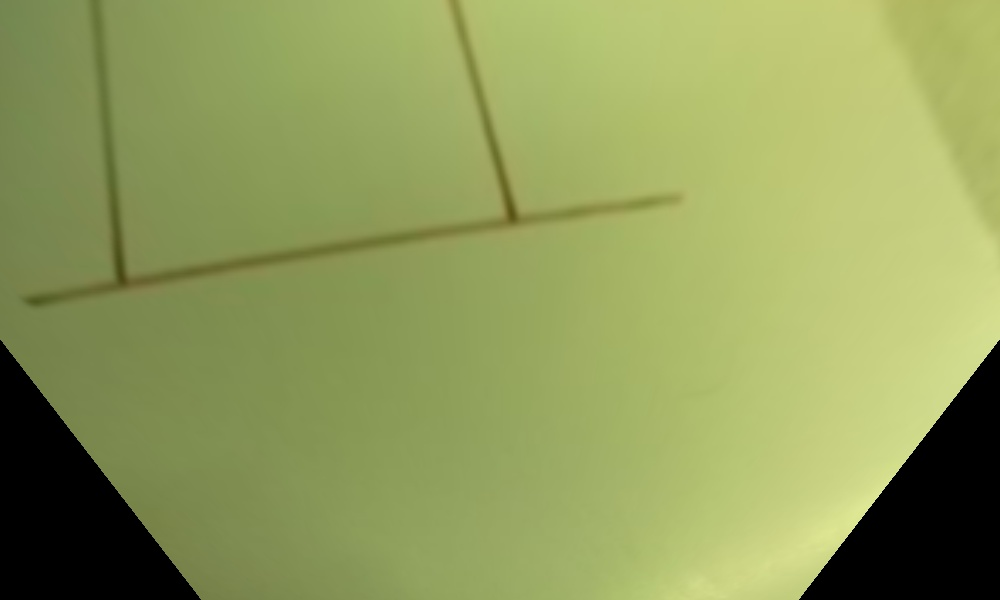
#> input picture src/parking_test_image/parking.jpg, 1000 x 600 px, found by its file name
$ jupyter execute --allow-errors Untitled.ipynb
#> lines starting #> are read from the running program, lines starting #| are printed output that depends on the picture; after the words box and inside, x2 and y2 are one past the last pixel; in counts of white or black regions, pixels touching at a corner belong together
[cell 1]
import cv2
import numpy as np
import matplotlib.image as mpimg
import matplotlib.pyplot as plt

image = cv2.imread('parking.jpg')
#> image is the input picture: shape (600, 1000, 3); mean B, G, R 90.6, 156.2, 143.9

hsv = cv2.cvtColor(image, cv2.COLOR_BGR2HSV)
#> hsv: shape (600, 1000, 3); mean H, S, V 33.1, 99.9, 156.2

lower_red = np.array([20,20,50])
upper_red = np.array([255,255,180])

mask = cv2.inRange(hsv, lower_red, upper_red)
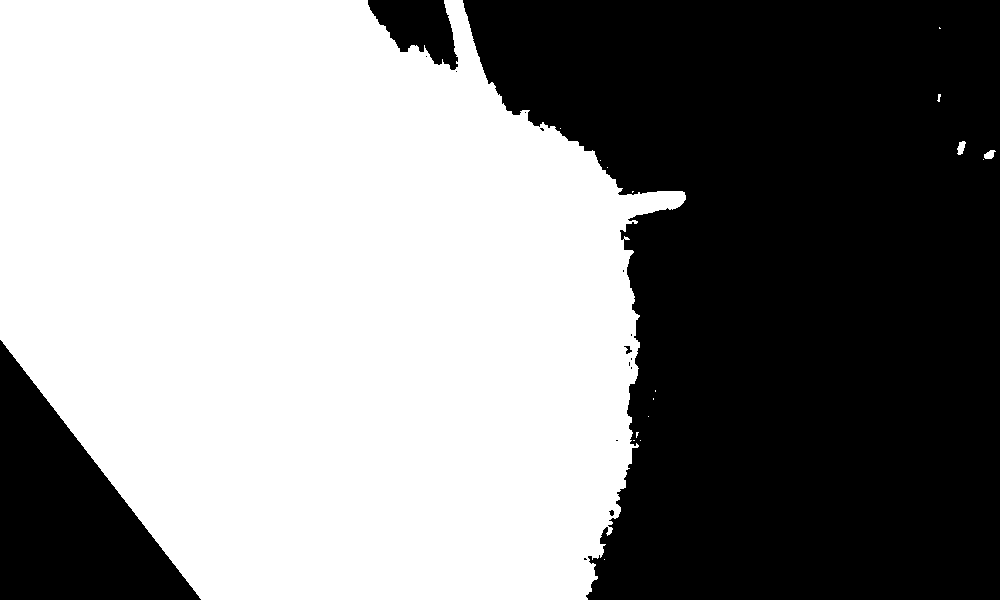
#> mask: shape (600, 1000); 54.4% white; 16 black regions (11 under 20 px), largest, box (x1, y1, x2, y2) and area: (463, 0, 1000, 600) 243779, (0, 340, 201, 600) 26260, (368, 0, 458, 70) 3742, (624, 346, 632, 354) 32, (609, 510, 614, 516) 21
res = cv2.bitwise_and(image,image, mask= mask)
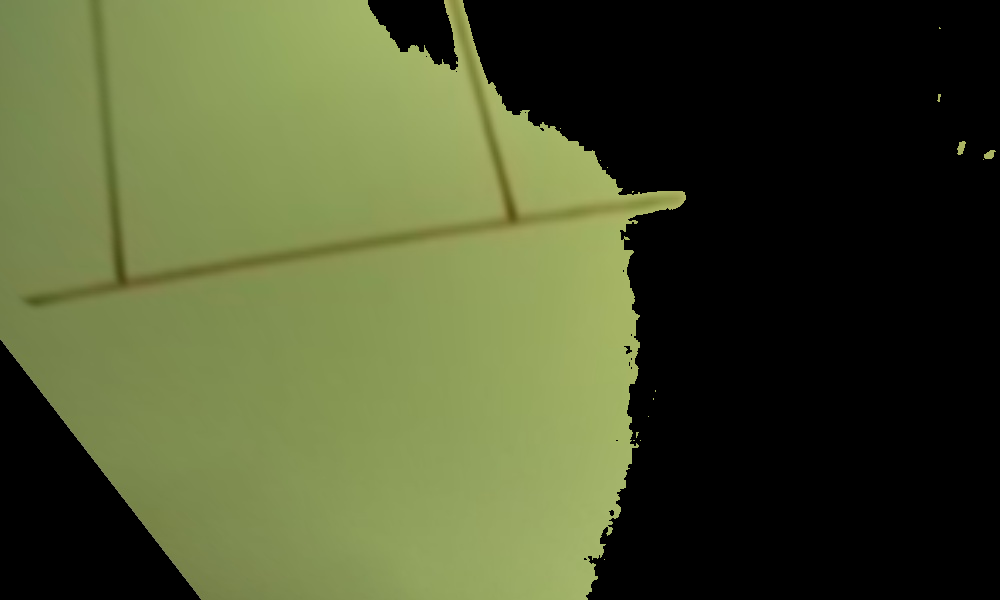
#> res: shape (600, 1000, 3); mean B, G, R 47.3, 83.2, 75.2

#> (the rest of this cell did not finish here and is left out)

$ run again, with src/parking_test_image/IMAGE.jpg copied over src/parking_test_image/parking.jpg
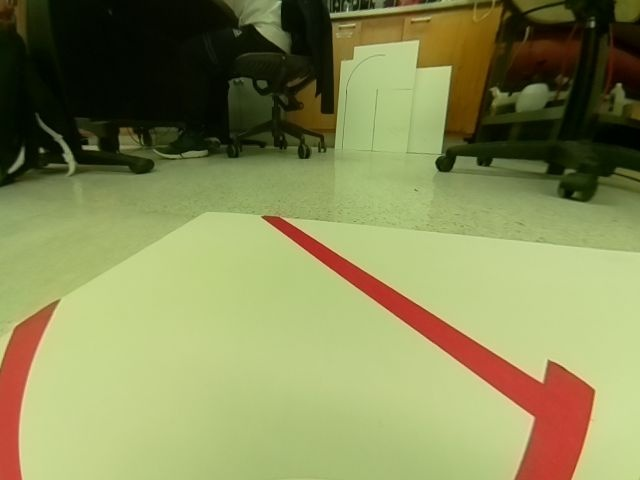
#> input picture src/parking_test_image/IMAGE.jpg, 640 x 480 px, found by its file name
#> image is the input picture: shape (480, 640, 3); mean B, G, R 87, 139, 135.5
#> hsv: shape (480, 640, 3); mean H, S, V 35.1, 130.9, 147
#> `mask = cv2.inRange(hsv, lower_red, upper_red)`:
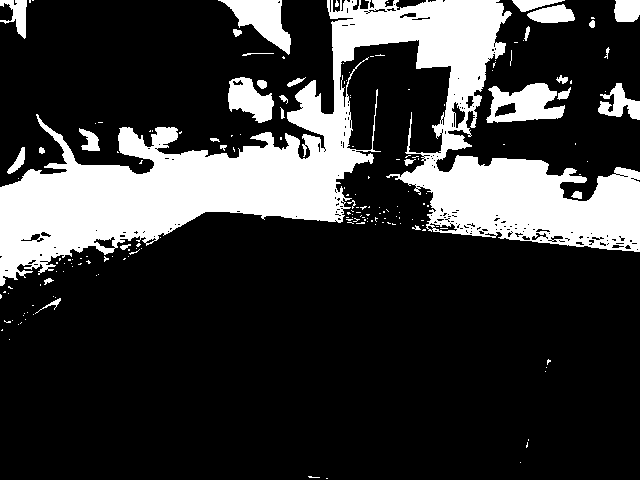
#> mask: shape (480, 640); 22.1% white; 178 white regions (145 under 20 px), largest, box (x1, y1, x2, y2) and area: (0, 0, 640, 286) 57990, (486, 83, 565, 123) 1953, (218, 0, 291, 55) 1811
#> `res = cv2.bitwise_and(image,image, mask= mask)`:
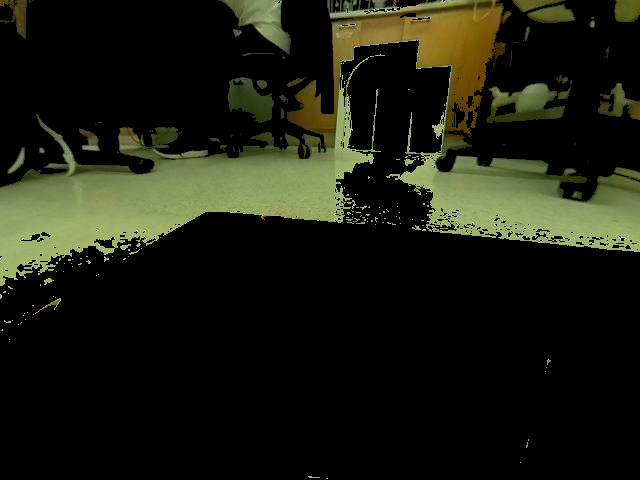
#> res: shape (480, 640, 3); mean B, G, R 15.8, 28.3, 26.7

$ run again, with src/parking_test_image/lane.jpg copied over src/parking_test_image/parking.jpg
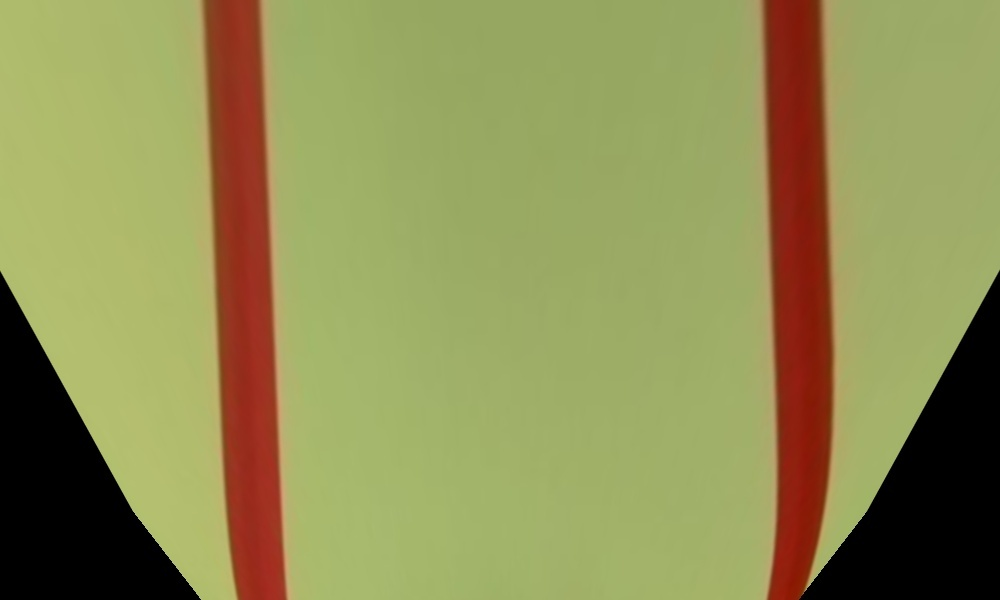
#> input picture src/parking_test_image/lane.jpg, 1000 x 600 px, found by its file name
#> image is the input picture: shape (600, 1000, 3); mean B, G, R 84.6, 143.4, 143.8
#> hsv: shape (600, 1000, 3); mean H, S, V 29.2, 107.9, 154.7
#> `mask = cv2.inRange(hsv, lower_red, upper_red)`:
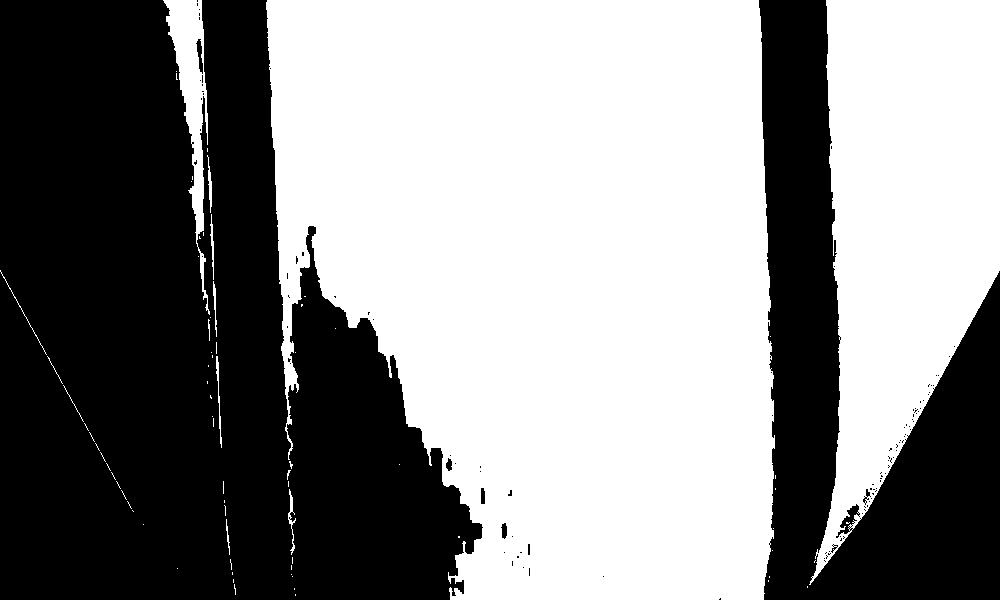
#> mask: shape (600, 1000); 54.5% white; 115 black regions (106 under 20 px), largest, box (x1, y1, x2, y2) and area: (0, 0, 483, 600) 203204, (759, 0, 1000, 600) 69127, (196, 39, 203, 74) 125
#> `res = cv2.bitwise_and(image,image, mask= mask)`:
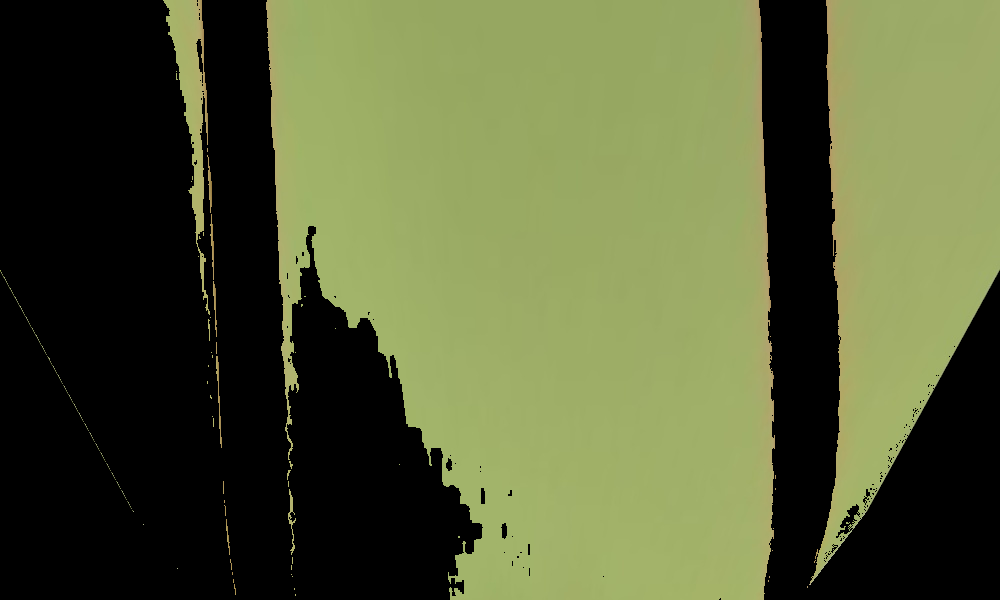
#> res: shape (600, 1000, 3); mean B, G, R 55.9, 94, 86.3
